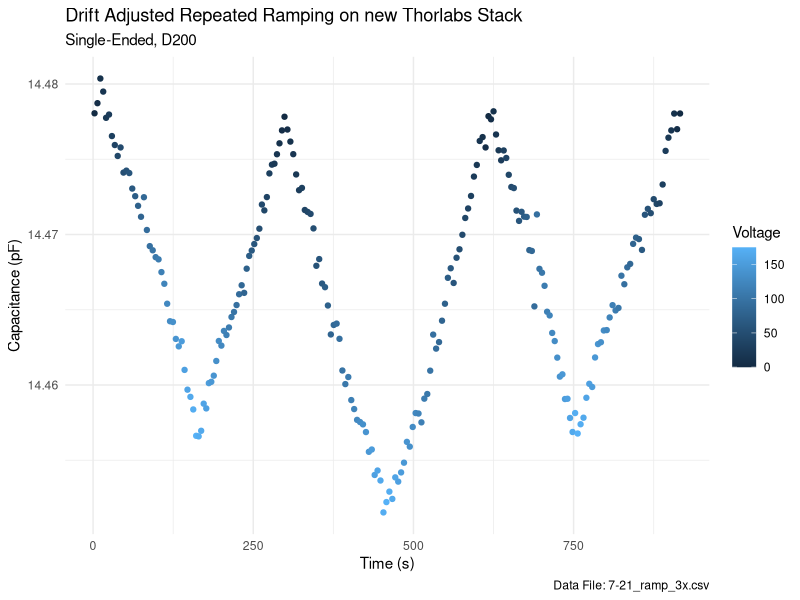

Generate this figure with R:
library(tidyverse)
library(ggthemes)

setwd("~/hoffman/capacitance/capacitance_sensing/rscripts")

ramp_drift <- read_csv("../csv_files/7-22_ramp1_3x.csv",
                  col_names = c("batch", "Voltage", "time", "raw", "capacitance"))

clean_ramp_drift <- ramp_drift %>% 
  group_by(batch) %>%
  summarize(avg_cap = mean(capacitance), 
            avg_raw = mean(raw),stdev =sd(capacitance), count = n(), 
            time = mean(time),
            # Voltage = as.factor(mean(Voltage))) %>%
            Voltage = mean(Voltage)) %>%
  filter(count>1) %>% 
  ungroup() 

null_slope <- coef(lm(avg_cap~time, 
                      subset(clean_ramp_drift, Voltage == 0)))[["time"]]
max_slope <- coef(lm(avg_cap~time, 
                     subset(clean_ramp_drift, Voltage == 175)))[["time"]]

clean_ramp_drift %>% 
  mutate(drift_adjusted_capacitance = avg_cap-null_slope*time) %>% 
  ggplot(aes(time, drift_adjusted_capacitance, color = Voltage))+
  geom_point()+
  labs(title = "Drift Adjusted Repeated Ramping on new Thorlabs Stack",
       subtitle ="Single-Ended, D200",
       caption ="Data File: 7-21_ramp_3x.csv",
       x = "Time (s)",
       y = "Capacitance (pF)")+
  theme_minimal()
